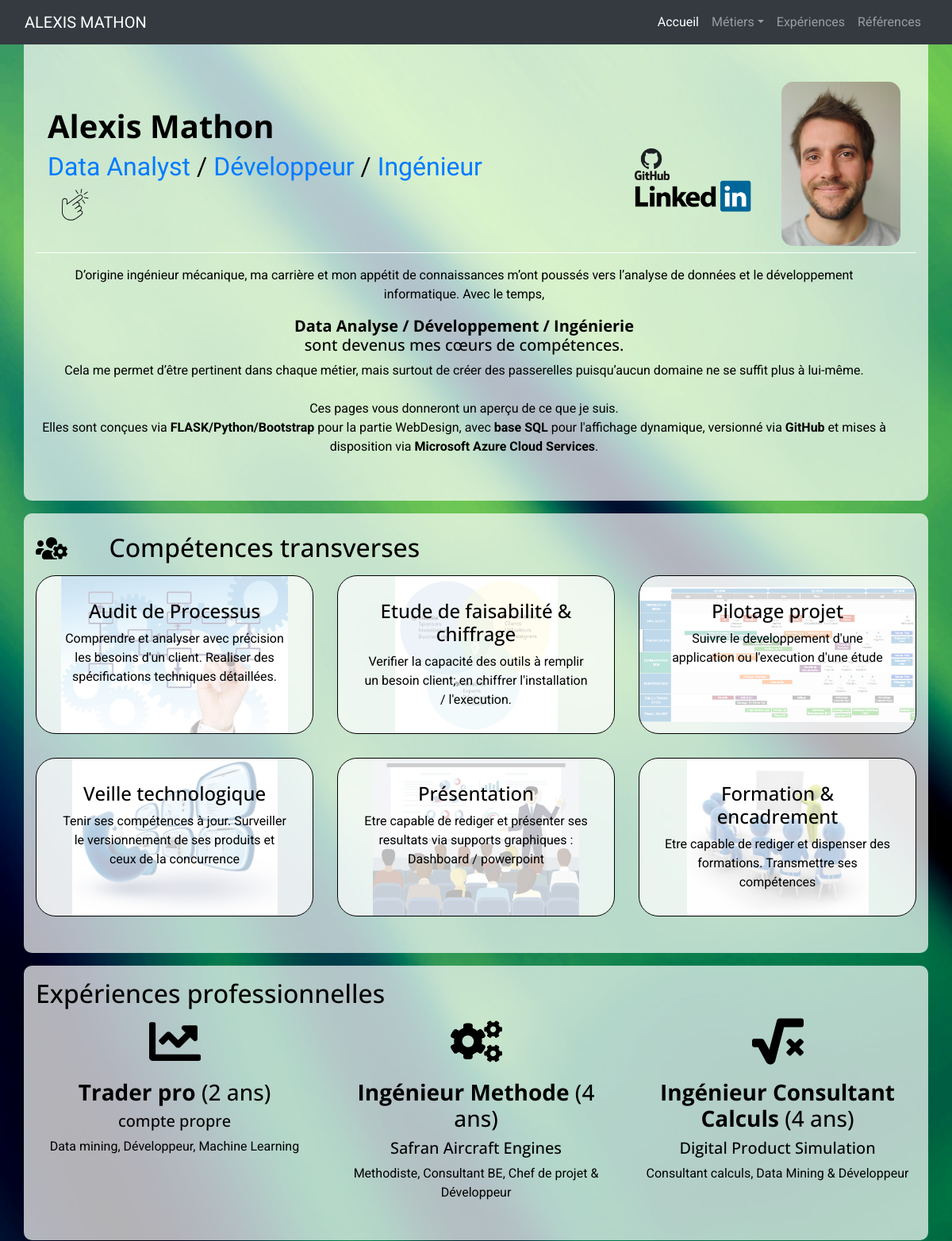
Before: /index/ (upper part) with the older database file.
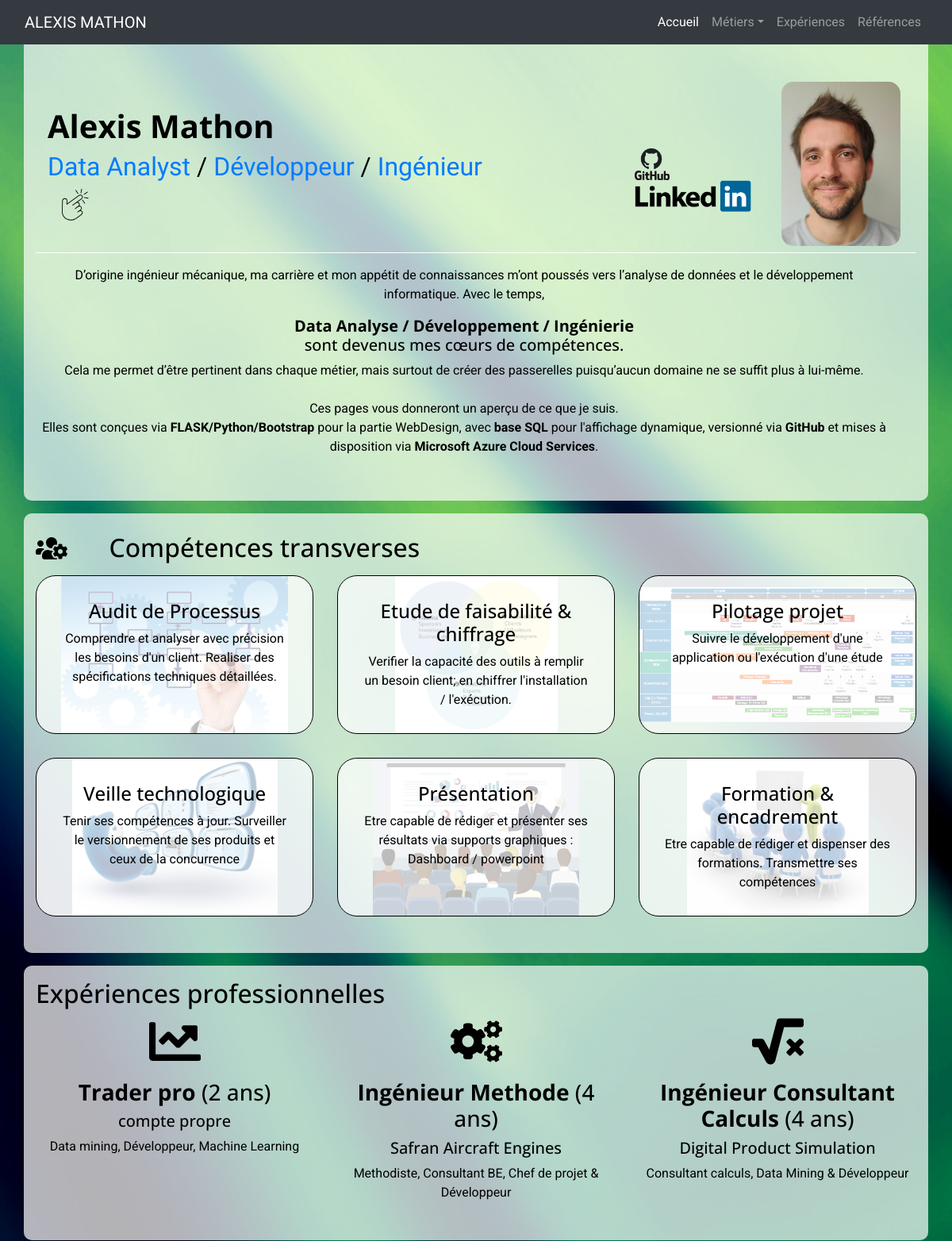
After: the same page with the newer database file.
### cvapp/models.py (models this page shows, shortened)
class CompGlob(db.Model):
    id = db.Column(db.Integer, primary_key=True)
    name = db.Column(db.String(50), nullable=False)
    img = db.Column(db.String(50), nullable=True)
    wc = db.Column(db.Enum(WorkClass), nullable=False)
    short = db.Column(db.String(200), nullable=False)

### cvapp/views.py (the view)
@routes.route('/')
@routes.route('/index/')
def index():
    gcomplist = find_gcomp('DataDevEng')
    return render_template('index.html',
                            gcomplist=gcomplist)

### cvapp/utils.py (called while the page is built)
def find_gcomp(workclass):
    complist = CompGlob.query.filter(
        CompGlob.wc == WorkClass[workclass]).all()
    if workclass == 'Data' or workclass == 'Dev':
        complist += CompGlob.query.filter(
            CompGlob.wc == WorkClass['DataDev']).all()
    if workclass == 'Data' or workclass == 'Eng':
        complist += CompGlob.query.filter(
            CompGlob.wc == WorkClass['DataEng']).all()
    if workclass == 'Dev' or workclass == 'Eng':
        complist += CompGlob.query.filter(
            CompGlob.wc == WorkClass['DevEng']).all()
    return complist

### cvapp/templates/index.html (shortened to what this page needs)
{% set type='all' %}
{% extends 'base.html' %}
{% block content %}
        <div class="row d-flex col-lg-12 pb-2 mb-3">
            <div class="text-center">
                <p>D’origine ingénieur mécanique, ma carrière et mon appétit de connaissances m’ont poussés vers l’analyse de données et le développement informatique. Avec le temps,</p> <h5><strong>Data Analyse / Développement / Ingénierie</strong><br> sont devenus mes cœurs de compétences.</h5>
                <p>Cela me permet d’être pertinent dans chaque métier, mais surtout de créer des passerelles puisqu’aucun domaine ne se suffit plus à lui-même.<br><br>
                Ces pages vous donneront un aperçu de ce que je suis.<br>
                Elles sont conçues via <strong>FLASK/Python/Bootstrap</strong> pour la partie WebDesign, avec <strong>base SQL</strong> pour l'affichage dynamique, versionné via <strong>GitHub</strong> et mises à disposition via <strong>Microsoft Azure Cloud Services</strong>.
                </p>
            </div>
        </div>
      </div>
      {% include 'skillglobal.html' %}
      {% include 'workxp.html' %}
{% endblock %}

### cvapp/templates/base.html (shortened to what this page needs)
<!DOCTYPE html>
<html>
  <head>
   	<link href="{{ url_for('static', filename='css/bootstrap.min.css') }}" rel="stylesheet">
    <link href="{{ url_for('static', filename='css/style.css') }}" rel="stylesheet">
  </head>
  <body>
    <nav class="navbar fixed-top navbar-expand navbar-dark bg-dark justify-content-between flex-md-nowrap m-0">
        <a class="navbar-brand col-sm-3 col-md-2 mr-0" href="">ALEXIS MATHON</a>
        <ul class="nav navbar-nav col-auto ">
          <li class="nav-item active"> <a class="nav-link" href="/index">Accueil<span class="sr-only">(current)</span></a> </li>
          <li class="nav-item dropdown"> <a class="nav-link dropdown-toggle" href="#" id="navbarDropdown" role="button" data-toggle="dropdown" aria-haspopup="true" aria-expanded="false">Métiers</a>
          </li>
          <li class="nav-item"> <a class="nav-link" href="#" tabindex="-1" aria-disabled="true">Expériences</a> </li>
          <li> <a class="nav-link" href="#">Références</a> </li>
        </ul>
    </nav>
    <div class="container blocgenerique">
      <section class="row" style="height: 55px;"> </section>
      <div class="d-flex justify-content-between flex-wrap flex-md-nowrap align-items-center pt-3 pb-2 mb-3 mt-50 border-bottom border-white">
        <div class="col-6 col-md-8 nametitle"><h1><strong>Alexis Mathon</strong></h1>
          <h2>
              {% if type=='Data' %} <span class="badge badge-danger"><strong>Data Analyst</strong></span> {% else %} <a href="/CVdata">Data Analyst</a> {% endif %}/
              {% if type=='Dev' %} <span class="badge badge-warning"><strong>Développeur</strong></span> {% else %} <a href="/CVdev">Développeur</a> {% endif %}/
              {% if type=='Eng' %} <span class="badge badge-info"><strong>Ingénieur</strong></span> {% else %} <a href="/CVeng">Ingénieur</a> {% endif %}
          </h2>
          <div class="icontitle col-md-1 d-none d-md-block"> <img src="{{ url_for('static', filename='img/svg/click.svg') }}" alt height="40" width="40"></div>
        </div>
        <div class="icontitle col-6 col-md-3 col-lg-2 align-items-end">
          <a href="https://github.com/Mathonal"> <img src="{{ url_for('static', filename='img/github.png') }}" alt height="40" ></a>
          <a href="https://www.linkedin.com/in/alexis-mathon-49989639/"> <img src="{{ url_for('static', filename='img/linkedin.png') }}" alt height="40" ></a>
        </div>
        <div class="card-img col-md-3 col-lg-2 d-none d-md-block"><img src="{{ url_for('static', filename='img/id1.png') }}" alt="id" style='border-radius: 15px;'></div>
      </div>
    {% block content %}{% endblock %}
  </body>
</html>

### cvapp/templates/skillglobal.html
      <div class="container blocgenerique">
        <section class="row">
            <div class="row col-12 pb-2 mt-2">
              <div class="icontitle col-md-1 d-none d-md-block"> <img src="{{ url_for('static', filename='img/svg/users-cog.svg') }}" alt height="40" width="40"></div>
              {% if type=='all' %}
              <div class="col-md-11"><h2> Compétences transverses </h2> </div>
              {% else %}
              <div class="col-md-11"><h2> Compétences générales </h2> </div>
              {% endif %}
            </div>
            {% for comp in gcomplist %}
            <div class="col-lg-4 col-md-6">
              <div class="blockimg" {% if comp.img!=None: %} style= 'background-image: url("{{url_for("static", filename=comp.img) }}");'{% endif %}>
                <div class="generalcompetenceblock text-center">
                  <h4>{{comp.name}}</h4>
                  <p>{{comp.short}}</p>
                </div>
              </div>
            </div>
            {% endfor %}
        </section>
      </div>

### cvapp/templates/workxp.html
      <div class="container blocgenerique">
        <section class="row pb-2 mb-2">
          <div class="col-12"><h2> Expériences professionnelles</h2> </div>
            <div class="col-lg-4 col-md-6">
              <div class="text-center">
                <div class="icon"> <img src="{{ url_for('static', filename='img/svg/chart-line.svg') }}" alt height="65" width="65"></div>
                <h3><strong>Trader pro</strong> (2 ans)</h3>
                <h5> compte propre</h5>
                <p> Data mining, Développeur, Machine Learning </p>
              </div>
            </div>
            <div class="col-lg-4 col-md-6">
              <div class="text-center">
                <div class="icon"> <img src="{{ url_for('static', filename='img/svg/cogs.svg') }}" alt height="65" width="65"></div>
                <h3><strong>Ingénieur Methode</strong> (4 ans) </h3>
                <h5>Safran Aircraft Engines</h5>
                <p>Methodiste, Consultant BE, Chef de projet & Développeur</p>
              </div>
            </div>
            <div class="col-lg-4 col-md-6">
              <div class="text-center">
                <div class="icon"> <img src="{{ url_for('static', filename='img/svg/square-root-alt.svg') }}" alt height="65" width="65"></div>
                <h3><strong>Ingénieur Consultant Calculs</strong> (4 ans)</h3>
                <h5>Digital Product Simulation</h5>
                <p> Consultant calculs, Data Mining & Développeur </p>
              </div>
            </div>
      </div>

### cvapp/static/css/style.css (style rules this page uses)
.generalcompetenceblock { border: 1px solid black; border-radius: 25px; padding: 30px 30px; margin-bottom: 30px; height: 200px; background-color: rgba(255, 255, 255, .7); }
.blockimg { border-radius: 25px; background-size: contain; background-repeat: no-repeat; background-position: center; }
body { font-family: "Roboto", sans-serif; color: white; background-image: url("../img/green-computer.jpg");background-size: cover; }
.blocgenerique { background-color: rgba(255, 255, 255, .7); border-radius: 10px; color: black; padding-top: 1rem;padding-bottom: 1rem;margin-top : 1rem;margin-bottom: 1rem; }
.icon { height: 80px;padding-bottom:1rem; }
.icontitle { height: 40px;padding-bottom:1rem; }
.nametitle h2 { font-family: "Squada One", sans-serif; color: black; }
h1, h2, h3, h4, h5 { font-family: "Open Sans", sans-serif; color: inherit; }
p { font-family: "Roboto", sans-serif; }

Changed rows visible on the page:
changed CompGlob "Etude de faisabilité & chiffrage": short "Verifier la capacité des outils à remplir un besoin client; en chiffrer l'installation / l'execution." → "Verifier la capacité des outils à remplir un besoin client; en chiffrer l'installation / l'exécution."
changed CompGlob "Pilotage projet": short "Suivre le developpement d'une application ou l'execution d'une étude" → "Suivre le développement d'une application ou l'exécution d'une étude"
changed CompGlob "Présentation": short "Etre capable de rediger et présenter ses resultats via supports graphiques : Dashboard / powerpoint" → "Etre capable de rédiger et présenter ses résultats via supports graphiques : Dashboard / powerpoint"
changed CompGlob "Formation & encadrement": short "Etre capable de rediger et dispenser des formations. Transmettre ses compétences" → "Etre capable de rédiger et dispenser des formations. Transmettre ses compétences"
